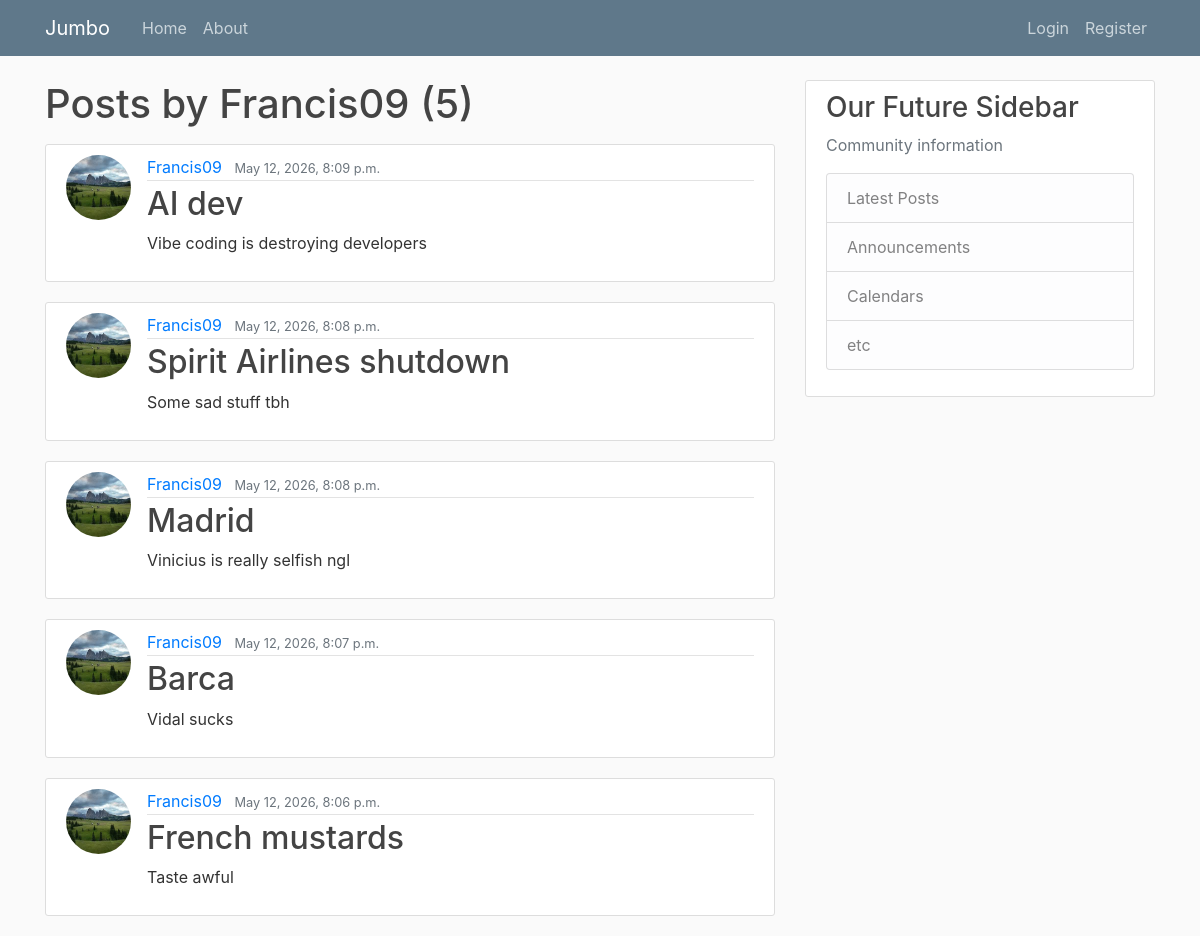
/jumbo/user/Francis09, run on the app's committed database.
### Jumbo/models.py (models this page shows, shortened)
class Post(models.Model):
    title = models.CharField(max_length=100)
    content=models.TextField()
    date_posted = models.DateTimeField(default=timezone.now)
    author=models.ForeignKey(User,on_delete=models.CASCADE)

### users/models.py (models this page shows, shortened)
class Profile(models.Model):
    user = models.OneToOneField(User, on_delete=models.CASCADE)
    image= models.ImageField(default='default.jpg', upload_to='profile_pics')
    bio=models.TextField(blank=True)
    city=models.CharField(max_length=100 , blank=True)
    age=models.PositiveIntegerField(null=True, blank=True )

### Jumbo/views.py (the view)
# urls.py: path('user/<str:username>',UserPostListView.as_view(),name='user-posts'),
class UserPostListView(ListView):
    model= Post
    template_name= 'Jumbo/user_posts.html'#<app>/<model>_<viewtype>.html
    context_object_name= 'posts'
    paginate_by = 5
    def get_queryset(self):
        user = get_object_or_404(User, username=self.kwargs.get('username'))
        return Post.objects.filter(author=user).order_by('-date_posted')

### Jumbo/templates/Jumbo/user_posts.html (shortened to what this page needs)
{% extends "Jumbo/base.html" %}
{% block content %}
    <h1 class="mb-3">Posts by {{ view.kwargs.username }} ({{ page_obj.paginator.count }})</h1>
    {%for post in posts%}
        <article class="media content-section">
            <img class="rounded-circle article-img " src="{{ post.author.profile.image.url }}" alt="Post author image">
            <div class="media-body">
                <div class="article-metadata">
                <a class="mr-2" href="{% url 'user-posts' post.author.username%}">{{ post.author }}</a>
                <small class="text-muted">{{ post.date_posted }}</small>
                </div>
                <h2><a class="article-title" href="{% url 'post-detail' post.id %}">{{ post.title }}</a></h2>
                <p class="article-content">{{ post.content }}</p>
            </div>
        </article>
    {%endfor%}
{% endblock content %}

### Jumbo/static/Jumbo/main.css (style rules this page uses)
body { background: #fafafa; color: #333333; margin-top: 5rem; }
h1, h2, h3, h4, h5, h6 { color: #444444; }
.content-section { background: #ffffff; padding: 10px 20px; border: 1px solid #dddddd; border-radius: 3px; margin-bottom: 20px; }
.article-title { color: #444444; }
.article-content { white-space: pre-line; }
.article-img { height: 65px; width: 65px; margin-right: 16px; }
.article-metadata { padding-bottom: 1px; margin-bottom: 4px; border-bottom: 1px solid #e3e3e3 }

### data on the page
Post: author.profile.image (placeholder picture), author "Francis09", date_posted "May 12, 2026, 8:09 p.m.", title "AI dev", content "Vibe coding is destroying developers"
Post: author.profile.image (placeholder picture), author "Francis09", date_posted "May 12, 2026, 8:08 p.m.", title "Spirit Airlines shutdown", content "Some sad stuff tbh"
Post: author.profile.image (placeholder picture), author "Francis09", date_posted "May 12, 2026, 8:08 p.m.", title "Madrid", content "Vinicius is really selfish ngl"
Post: author.profile.image (placeholder picture), author "Francis09", date_posted "May 12, 2026, 8:07 p.m.", title "Barca", content "Vidal sucks"
Post: author.profile.image (placeholder picture), author "Francis09", date_posted "May 12, 2026, 8:06 p.m.", title "French mustards", content "Taste awful"

### other printed values
{{ view.kwargs.username }} "Francis09"
{{ page_obj.paginator.count }} "5"
